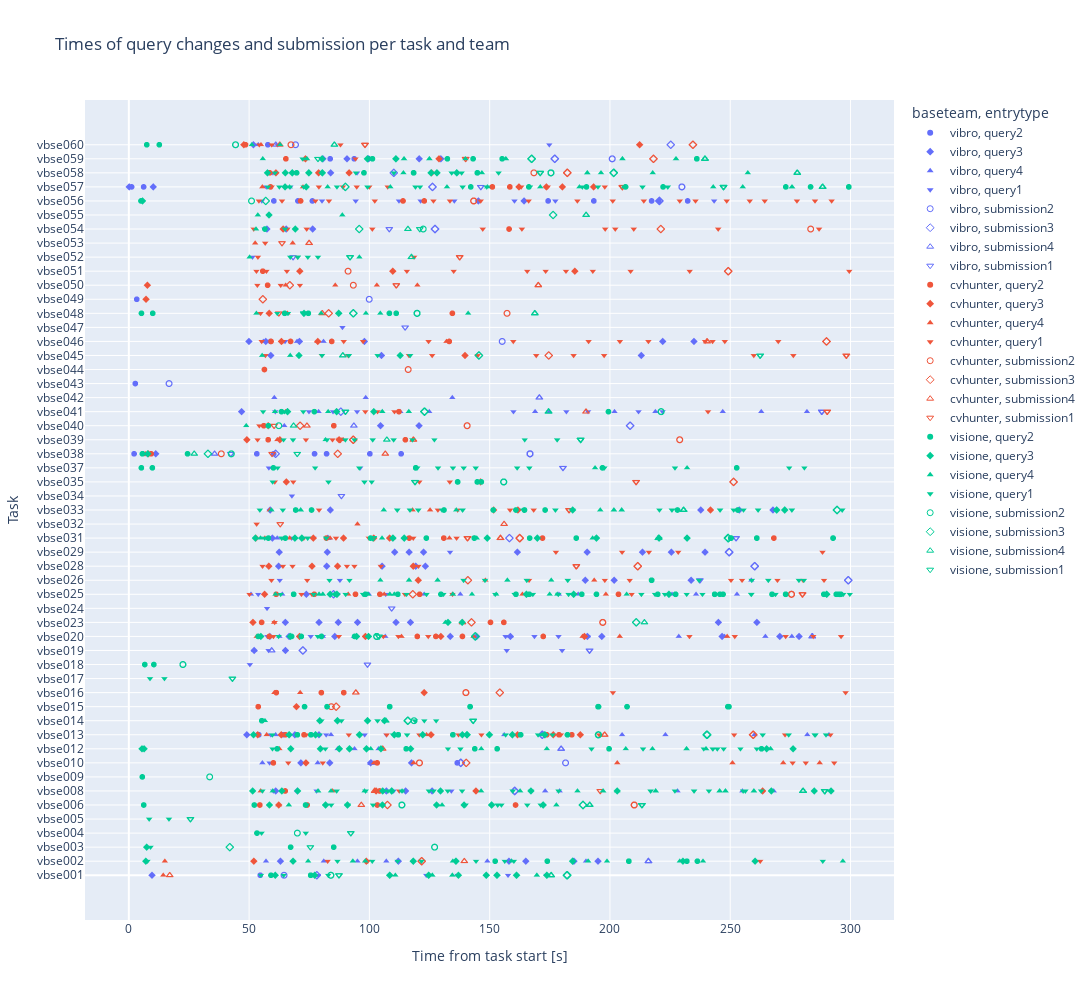

This figure's notebook cell:
### Code cell
scatterplot_times_per_task_team(querychanges)

### Figure 1 — Plotly figure (JSON) as saved in the notebook; plotly's stock layout.template omitted (floating-point values rounded to 4 significant figures; data arrays with more than 128 entries replaced by an {"elided": "..."} marker saying what was removed)
{"data": [{"hovertemplate": "baseteam=vibro<br>entrytype=query2<br>Time from task start [s]=%{x}<br>Task=%{y}<extra></extra>", "legendgroup": "vibro, query2", "marker": {"color": "#636efa", "symbol": "circle"}, "mode": "markers", "name": "vibro, query2", "showlegend": true, "type": "scattergl", "x": [54.63, 136.5, 54.04, 64.04, 2.197, 53.2, 60.2, 77.2, 82.2, 100.2, 113.2, 2.693, 58.93, 3.293, 60.3, 70.3, 76.3, 174.3, 193.3, 217.3, 220.3, 232.3, 1.157, 6.157, 83.7, 93.7, 57.79], "xaxis": "x", "y": [0, 8, 10, 10, 30, 30, 30, 30, 30, 30, 30, 35, 38, 41, 48, 48, 48, 48, 48, 48, 48, 48, 49, 49, 51, 51, 52], "yaxis": "y"}, {"hovertemplate": "baseteam=vibro<br>entrytype=query3<br>Time from task start [s]=%{x}<br>Task=%{y}<extra></extra>", "legendgroup": "vibro, query3", "marker": {"color": "#636efa", "symbol": "diamond"}, "mode": "markers", "name": "vibro, query3", "showlegend": true, "type": "scattergl", "x": [9.633, 63.03, 112.0, 158.0, 165.0, 185.0, 195.0, 61.06, 70.06, 107.1, 115.1, 126.1, 71.52, 83.52, 100.5, 117.5, 49.04, 69.04, 79.04, 52.1, 65.1, 58.61, 66.61, 85.61, 133.6, 144.6, 158.6, 190.6, 196.6, 246.6, 270.6, 278.6, 65.07, 79.07, 87.07, 95.07, 111.1, 117.1, 245.1, 261.1, 73.79, 189.7, 201.7, 233.7, 62.27, 82.27, 105.3, 119.3, 123.3, 62.52, 82.52, 110.5, 116.5, 122.5, 161.5, 190.5, 213.5, 225.5, 239.5, 59.68, 58.75, 83.75, 237.8, 253.8, 267.8, 11.2, 104.6, 120.6, 46.88, 59.02, 105.0, 213.0, 49.93, 56.93, 70.93, 97.93, 221.9, 234.9, 57.41, 65.41, 76.41, 145.3, 164.3, 0.157, 10.16, 83.9, 80.7, 90.7, 99.7, 120.7, 129.7, 51.79], "xaxis": "x", "y": [0, 1, 1, 1, 1, 1, 1, 6, 6, 6, 6, 6, 8, 8, 8, 8, 10, 10, 10, 16, 16, 17, 17, 17, 17, 17, 17, 17, 17, 17, 17, 17, 18, 18, 18, 18, 18, 18, 18, 18, 20, 21, 21, 21, 22, 22, 22, 22, 22, 23, 23, 23, 23, 23, 23, 23, 23, 23, 23, 24, 26, 26, 26, 26, 26, 30, 32, 32, 33, 37, 37, 37, 38, 38, 38, 38, 38, 38, 46, 46, 46, 48, 48, 49, 49, 50, 51, 51, 51, 51, 51, 52], "yaxis": "y"}, {"hovertemplate": "baseteam=vibro<br>entrytype=query4<br>Time from task start [s]=%{x}<br>Task=%{y}<extra></extra>", "legendgroup": "vibro, query4", "marker": {"color": "#636efa", "symbol": "triangle-up"}, "mode": "markers", "name": "vibro, query4", "showlegend": true, "type": "scattergl", "x": [57.03, 81.03, 95.03, 107.0, 149.0, 190.0, 173.1, 179.1, 228.1, 255.1, 268.1, 55.52, 78.52, 86.81, 93.81, 103.8, 53.04, 61.04, 84.04, 156.0, 172.0, 205.0, 223.0, 260.0, 282.0, 291.0, 52.1, 62.61, 80.61, 93.61, 106.6, 158.6, 190.6, 228.6, 247.6, 264.6, 275.6, 50.79, 63.79, 99.79, 122.8, 137.8, 178.8, 186.8, 225.8, 235.8, 252.8, 258.7, 61.68, 6.197, 64.64, 63.88, 78.88, 112.9, 124.9, 168.9, 174.9, 201.9, 218.9, 246.9, 262.9, 281.9, 60.48, 98.47, 134.5, 55.93, 69.93, 80.93, 53.79], "xaxis": "x", "y": [1, 1, 1, 1, 1, 1, 6, 6, 6, 6, 6, 8, 8, 9, 9, 9, 10, 10, 10, 10, 10, 10, 10, 10, 10, 10, 16, 17, 17, 17, 17, 17, 17, 17, 17, 17, 17, 20, 20, 20, 20, 20, 20, 20, 20, 20, 20, 21, 24, 30, 32, 33, 33, 33, 33, 33, 33, 33, 33, 33, 33, 33, 34, 34, 34, 38, 38, 38, 52], "yaxis": "y"}, {"hovertemplate": "baseteam=vibro<br>entrytype=query1<br>Time from task start [s]=%{x}<br>Task=%{y}<extra></extra>", "legendgroup": "vibro, query1", "marker": {"color": "#636efa", "symbol": "triangle-down"}, "mode": "markers", "name": "vibro, query1", "showlegend": true, "type": "scattergl", "x": [78.63, 123.6, 136.6, 157.6, 173.6, 60.06, 78.06, 110.1, 134.1, 58.52, 59.04, 82.04, 98.04, 107.0, 50.32, 58.1, 157.1, 180.1, 57.61, 75.61, 80.61, 156.6, 168.6, 178.6, 190.6, 57.46, 53.79, 86.79, 106.8, 62.74, 87.74, 133.5, 67.68, 76.68, 67.79, 58.2, 96.2, 7.197, 60.88, 74.88, 84.88, 94.88, 159.9, 181.9, 190.9, 211.9, 221.9, 64.93, 88.8, 51.4, 56.41, 55.3, 80.3, 94.3, 112.3, 121.3, 135.3, 160.3, 177.3, 243.3, 57.16, 67.16, 59.9, 94.9, 61.79, 174.8], "xaxis": "x", "y": [0, 0, 0, 0, 0, 6, 6, 6, 6, 8, 10, 10, 10, 10, 15, 16, 16, 16, 17, 17, 17, 17, 17, 17, 17, 19, 20, 20, 20, 21, 21, 23, 24, 24, 27, 29, 29, 30, 33, 33, 33, 33, 33, 33, 33, 33, 33, 38, 39, 44, 46, 48, 48, 48, 48, 48, 48, 48, 48, 48, 49, 49, 50, 50, 52, 52], "yaxis": "y"}, {"hovertemplate": "baseteam=vibro<br>entrytype=submission2<br>Time from task start [s]=%{x}<br>Task=%{y}<extra></extra>", "legendgroup": "vibro, submission2", "marker": {"color": "#636efa", "symbol": "circle-open"}, "mode": "markers", "name": "vibro, submission2", "showlegend": true, "type": "scattergl", "x": [64.52, 181.5, 166.8, 166.8, 166.8, 166.8, 166.8, 166.8, 166.8, 16.72, 155.2, 99.92, 229.9, 229.9, 200.9, 200.9, 69.28], "xaxis": "x", "y": [0, 8, 30, 30, 30, 30, 30, 30, 30, 35, 38, 41, 49, 49, 51, 51, 52], "yaxis": "y"}, {"hovertemplate": "baseteam=vibro<br>entrytype=submission3<br>Time from task start [s]=%{x}<br>Task=%{y}<extra></extra>", "legendgroup": "vibro, submission3", "marker": {"color": "#636efa", "symbol": "diamond-open"}, "mode": "markers", "name": "vibro, submission3", "showlegend": true, "type": "scattergl", "x": [78.16, 160.4, 160.4, 160.4, 160.4, 160.4, 138.0, 138.0, 138.0, 138.0, 171.9, 171.9, 171.9, 72.34, 72.34, 85.11, 299.1, 299.1, 299.1, 260.1, 260.1, 260.1, 260.1, 260.1, 249.5, 249.5, 249.5, 249.5, 249.5, 249.5, 249.5, 249.5, 249.5, 249.5, 158.2, 61.0, 208.4, 208.4, 88.12, 127.3, 127.3, 127.3, 220.5, 220.5, 126.2, 126.2, 110.1, 177.1, 177.1, 177.1, 177.1, 177.1, 225.3], "xaxis": "x", "y": [0, 6, 6, 6, 6, 6, 8, 8, 8, 8, 10, 10, 10, 16, 16, 20, 21, 21, 21, 22, 22, 22, 22, 22, 23, 23, 23, 23, 23, 23, 23, 23, 23, 23, 24, 30, 32, 32, 33, 46, 46, 46, 48, 48, 49, 49, 50, 51, 51, 51, 51, 51, 52], "yaxis": "y"}, {"hovertemplate": "baseteam=vibro<br>entrytype=submission4<br>Time from task start [s]=%{x}<br>Task=%{y}<extra></extra>", "legendgroup": "vibro, submission4", "marker": {"color": "#636efa", "symbol": "triangle-up-open"}, "mode": "markers", "name": "vibro, submission4", "showlegend": true, "type": "scattergl", "x": [216.0, 216.0, 216.0, 216.0, 216.0, 216.0, 100.8, 100.8, 179.7, 179.7, 179.7, 59.39, 284.1, 284.1, 284.1, 284.1, 284.1, 284.1, 284.1, 284.1, 284.1, 284.1, 82.71, 35.64, 93.55, 170.6, 170.6, 170.6, 61.07], "xaxis": "x", "y": [1, 1, 1, 1, 1, 1, 8, 8, 9, 9, 9, 16, 17, 17, 17, 17, 17, 17, 17, 17, 17, 17, 24, 30, 32, 34, 34, 34, 52], "yaxis": "y"}, {"hovertemplate": "baseteam=vibro<br>entrytype=submission1<br>Time from task start [s]=%{x}<br>Task=%{y}<extra></extra>", "legendgroup": "vibro, submission1", "marker": {"color": "#636efa", "symbol": "triangle-down-open"}, "mode": "markers", "name": "vibro, submission1", "showlegend": true, "type": "scattergl", "x": [99.2, 191.5, 191.5, 191.5, 109.3, 237.4, 237.4, 252.4, 252.4, 88.36, 180.5, 180.5, 42.39, 288.1, 288.1, 288.1, 288.1, 288.1, 288.1, 288.1, 288.1, 288.1, 114.8, 68.27, 108.3, 146.3, 146.3], "xaxis": "x", "y": [15, 16, 16, 16, 19, 21, 21, 24, 24, 27, 29, 29, 30, 33, 33, 33, 33, 33, 33, 33, 33, 33, 39, 44, 46, 49, 49], "yaxis": "y"}, {"hovertemplate": "baseteam=cvhunter<br>entrytype=query2<br>Time from task start [s]=%{x}<br>Task=%{y}<extra></extra>", "legendgroup": "cvhunter, query2", "marker": {"color": "#EF553B", "symbol": "circle"}, "mode": "markers", "name": "cvhunter, query2", "showlegend": true, "type": "scattergl", "x": [54.46, 74.11, 103.3, 160.8, 65.01, 104.3, 60.07, 103.2, 65.06, 72.83, 173.7, 178.8, 184.1, 53.81, 61.31, 80.04, 89.35, 58.37, 119.9, 127.6, 138.7, 172.3, 55.2, 150.3, 155.9, 61.24, 77.08, 94.22, 104.4, 120.9, 203.6, 82.14, 116.6, 130.9, 172.0, 268.1, 9.29, 57.93, 115.0, 56.1, 85.21, 112.3, 56.38, 59.11, 67.23, 84.33, 133.2, 134.5, 57.69, 55.69, 158.1, 71.4, 114.0, 122.8, 58.91, 151.1, 158.4, 58.56, 65.28, 48.5], "xaxis": "x", "y": [5, 5, 5, 5, 6, 6, 8, 8, 10, 10, 10, 10, 10, 12, 13, 13, 13, 17, 17, 17, 17, 17, 18, 18, 18, 20, 20, 20, 20, 20, 20, 24, 24, 24, 24, 24, 30, 31, 31, 32, 32, 33, 36, 38, 38, 38, 38, 40, 42, 43, 46, 48, 48, 48, 49, 49, 49, 50, 51, 52], "yaxis": "y"}, {"hovertemplate": "baseteam=cvhunter<br>entrytype=query3<br>Time from task start [s]=%{x}<br>Task=%{y}<extra></extra>", "legendgroup": "cvhunter, query3", "marker": {"color": "#EF553B", "symbol": "diamond"}, "mode": "markers", "name": "cvhunter, query3", "showlegend": true, "type": "scattergl", "x": [51.97, 98.71, 62.33, 102.8, 144.3, 263.5, 73.63, 53.6, 63.36, 125.6, 161.6, 176.4, 187.7, 69.68, 122.8, 70.95, 98.34, 129.7, 189.4, 51.6, 56.44, 120.3, 58.19, 76.14, 86.77, 118.2, 52.76, 76.69, 89.25, 101.8, 108.4, 151.7, 161.7, 241.8, 65.47, 146.2, 8.071, 49.07, 62.79, 87.41, 57.93, 139.7, 63.44, 78.55, 58.34, 7.157, 7.713, 71.08, 109.7, 185.4, 64.15, 162.2, 173.6, 180.2, 193.2, 61.14, 78.89, 91.58, 125.8, 73.43, 128.9, 47.81, 212.3], "xaxis": "x", "y": [1, 1, 5, 6, 6, 6, 8, 10, 10, 10, 10, 10, 10, 12, 13, 17, 17, 17, 17, 18, 20, 21, 22, 22, 22, 22, 24, 24, 24, 24, 24, 26, 26, 26, 28, 28, 30, 31, 31, 31, 32, 37, 38, 38, 40, 41, 42, 43, 43, 43, 46, 49, 49, 49, 49, 50, 50, 50, 50, 51, 51, 52, 52], "yaxis": "y"}, {"hovertemplate": "baseteam=cvhunter<br>entrytype=query4<br>Time from task start [s]=%{x}<br>Task=%{y}<extra></extra>", "legendgroup": "cvhunter, query4", "marker": {"color": "#EF553B", "symbol": "triangle-up"}, "mode": "markers", "name": "cvhunter, query4", "showlegend": true, "type": "scattergl", "x": [14.31, 14.97, 62.33, 54.82, 84.69, 101.9, 118.4, 203.0, 250.9, 272.0, 287.2, 62.58, 57.31, 123.8, 60.51, 71.22, 53.17, 113.3, 143.3, 188.6, 204.1, 248.7, 60.4, 91.19, 106.2, 134.5, 163.6, 198.3, 148.2, 193.5, 56.56, 66.87, 83.65, 109.8, 133.3, 95.05, 58.62, 117.9, 125.2, 6.829, 61.73, 89.09, 56.39, 65.14, 78.41, 132.0, 65.92, 65.2, 85.81, 103.1, 120.0, 52.52, 68.12, 55.51, 72.4, 54.93], "xaxis": "x", "y": [0, 1, 5, 6, 6, 8, 8, 8, 8, 8, 8, 9, 10, 10, 13, 13, 17, 17, 17, 17, 17, 17, 18, 20, 20, 20, 20, 20, 21, 21, 24, 24, 24, 24, 24, 25, 26, 26, 26, 30, 31, 31, 32, 33, 38, 38, 40, 42, 42, 42, 42, 45, 45, 49, 49, 52], "yaxis": "y"}, {"hovertemplate": "baseteam=cvhunter<br>entrytype=query1<br>Time from task start [s]=%{x}<br>Task=%{y}<extra></extra>", "legendgroup": "cvhunter, query1", "marker": {"color": "#EF553B", "symbol": "triangle-down"}, "mode": "markers", "name": "cvhunter, query1", "showlegend": true, "type": "scattergl", "x": {"elided": "182 float values"}, "xaxis": "x", "y": {"elided": "182 int values"}, "yaxis": "y"}, {"hovertemplate": "baseteam=cvhunter<br>entrytype=submission2<br>Time from task start [s]=%{x}<br>Task=%{y}<extra></extra>", "legendgroup": "cvhunter, submission2", "marker": {"color": "#EF553B", "symbol": "circle-open"}, "mode": "markers", "name": "cvhunter, submission2", "showlegend": true, "type": "scattergl", "x": [210.1, 210.1, 210.1, 210.1, 120.8, 120.8, 84.18, 140.1, 140.1, 140.1, 197.0, 197.0, 197.0, 275.4, 275.4, 275.4, 275.4, 275.4, 275.4, 38.44, 229.0, 229.0, 140.6, 140.6, 116.1, 157.2, 93.31, 91.13, 283.4, 143.4, 143.4, 143.4, 168.4, 67.4], "xaxis": "x", "y": [5, 5, 5, 5, 8, 8, 12, 13, 13, 13, 18, 18, 18, 20, 20, 20, 20, 20, 20, 30, 31, 31, 32, 32, 36, 40, 42, 43, 46, 48, 48, 48, 50, 52], "yaxis": "y"}, {"hovertemplate": "baseteam=cvhunter<br>entrytype=submission3<br>Time from task start [s]=%{x}<br>Task=%{y}<extra></extra>", "legendgroup": "cvhunter, submission3", "marker": {"color": "#EF553B", "symbol": "diamond-open"}, "mode": "markers", "name": "cvhunter, submission3", "showlegend": true, "type": "scattergl", "x": [121.7, 121.7, 107.5, 140.2, 259.5, 259.5, 259.5, 259.5, 259.5, 259.5, 86.18, 154.2, 142.4, 118.0, 140.9, 211.5, 211.5, 211.5, 211.5, 162.5, 162.5, 162.5, 162.5, 162.5, 251.4, 251.4, 86.83, 93.29, 93.29, 93.29, 71.2, 174.5, 290.0, 290.0, 83.07, 55.71, 66.92, 249.2, 249.2, 249.2, 221.1, 182.3, 182.3, 182.3, 182.3, 218.1, 218.1, 234.5, 234.5], "xaxis": "x", "y": [1, 1, 5, 8, 10, 10, 10, 10, 10, 10, 12, 13, 18, 20, 21, 22, 22, 22, 22, 24, 24, 24, 24, 24, 28, 28, 30, 31, 31, 31, 32, 37, 38, 38, 40, 41, 42, 43, 43, 43, 46, 50, 50, 50, 50, 51, 51, 52, 52], "yaxis": "y"}, {"hovertemplate": "baseteam=cvhunter<br>entrytype=submission4<br>Time from task start [s]=%{x}<br>Task=%{y}<extra></extra>", "legendgroup": "cvhunter, submission4", "marker": {"color": "#EF553B", "symbol": "triangle-up-open"}, "mode": "markers", "name": "cvhunter, submission4", "showlegend": true, "type": "scattergl", "x": [17, 139.5, 96.64, 102.2, 102.2, 105.5, 197.8, 197.8, 94.37, 94.37, 138.7, 154.5, 154.5, 154.5, 154.5, 154.5, 156.0, 106.6, 118.3, 118.3, 74.03, 190.0, 240.4, 240.4, 80.4, 170.2, 170.2, 170.2, 170.2, 74.93, 74.93, 62.75], "xaxis": "x", "y": [0, 1, 5, 6, 6, 9, 10, 10, 13, 13, 18, 24, 24, 24, 24, 24, 25, 30, 31, 31, 32, 33, 38, 38, 40, 42, 42, 42, 42, 45, 45, 52], "yaxis": "y"}, {"hovertemplate": "baseteam=cvhunter<br>entrytype=submission1<br>Time from task start [s]=%{x}<br>Task=%{y}<extra></extra>", "legendgroup": "cvhunter, submission1", "marker": {"color": "#EF553B", "symbol": "triangle-down-open"}, "mode": "markers", "name": "cvhunter, submission1", "showlegend": true, "type": "scattergl", "x": [196.0, 280.0, 280.0, 280.0, 280.0, 280.0, 280.0, 280.0, 186.0, 186.0, 186.0, 186.0, 186.0, 186.0, 186.0, 140.8, 140.8, 140.8, 140.8, 140.8, 140.8, 140.8, 62.95, 183.0, 183.0, 183.0, 183.0, 183.0, 210.9, 210.9, 210.9, 210.9, 59.55, 87.85, 87.85, 87.85, 60.39, 290.3, 290.3, 290.3, 290.3, 298.2, 298.2, 298.2, 298.2, 298.2, 298.2, 298.2, 298.2, 298.2, 298.2, 298.2, 62.36, 111.2, 111.2, 111.2, 137.5, 137.5, 137.5, 63.67, 205.2, 205.2, 205.2, 205.2, 205.2, 205.2, 205.2, 205.2, 205.2, 140.0, 140.0, 98.17, 98.17, 98.17, 98.17], "xaxis": "x", "y": [6, 20, 20, 20, 20, 20, 20, 20, 22, 22, 22, 22, 22, 22, 22, 24, 24, 24, 24, 24, 24, 24, 25, 26, 26, 26, 26, 26, 28, 28, 28, 28, 30, 31, 31, 31, 32, 33, 33, 33, 33, 37, 37, 37, 37, 37, 37, 37, 37, 37, 37, 37, 40, 42, 42, 42, 44, 44, 44, 45, 49, 49, 49, 49, 49, 49, 49, 49, 49, 51, 51, 52, 52, 52, 52], "yaxis": "y"}, {"hovertemplate": "baseteam=visione<br>entrytype=query2<br>Time from task start [s]=%{x}<br>Task=%{y}<extra></extra>", "legendgroup": "visione, query2", "marker": {"color": "#00cc96", "symbol": "circle"}, "mode": "markers", "name": "visione, query2", "showlegend": true, "type": "scattergl", "x": {"elided": "164 float values"}, "xaxis": "x", "y": {"elided": "164 int values"}, "yaxis": "y"}, {"hovertemplate": "baseteam=visione<br>entrytype=query3<br>Time from task start [s]=%{x}<br>Task=%{y}<extra></extra>", "legendgroup": "visione, query3", "marker": {"color": "#00cc96", "symbol": "diamond"}, "mode": "markers", "name": "visione, query3", "showlegend": true, "type": "scattergl", "x": {"elided": "168 float values"}, "xaxis": "x", "y": {"elided": "168 int values"}, "yaxis": "y"}, {"hovertemplate": "baseteam=visione<br>entrytype=query4<br>Time from task start [s]=%{x}<br>Task=%{y}<extra></extra>", "legendgroup": "visione, query4", "marker": {"color": "#00cc96", "symbol": "triangle-up"}, "mode": "markers", "name": "visione, query4", "showlegend": true, "type": "scattergl", "x": {"elided": "160 float values"}, "xaxis": "x", "y": {"elided": "160 int values"}, "yaxis": "y"}, {"hovertemplate": "baseteam=visione<br>entrytype=query1<br>Time from task start [s]=%{x}<br>Task=%{y}<extra></extra>", "legendgroup": "visione, query1", "marker": {"color": "#00cc96", "symbol": "triangle-down"}, "mode": "markers", "name": "visione, query1", "showlegend": true, "type": "scattergl", "x": {"elided": "310 float values"}, "xaxis": "x", "y": {"elided": "310 int values"}, "yaxis": "y"}, {"hovertemplate": "baseteam=visione<br>entrytype=submission2<br>Time from task start [s]=%{x}<br>Task=%{y}<extra></extra>", "legendgroup": "visione, submission2", "marker": {"color": "#00cc96", "symbol": "circle-open"}, "mode": "markers", "name": "visione, submission2", "showlegend": true, "type": "scattergl", "x": [83.98, 83.98, 83.98, 127.1, 127.1, 70.06, 113.5, 113.5, 113.5, 195.2, 195.2, 195.2, 195.2, 195.2, 195.2, 195.2, 195.2, 195.2, 195.2, 195.2, 118.6, 22.49, 22.49, 103.0, 103.0, 103.0, 103.0, 103.0, 155.8, 155.8, 155.8, 155.8, 155.8, 42.59, 42.59, 62.35, 221.3, 221.3, 221.3, 119.8, 119.8, 119.8, 119.8, 119.8, 119.8, 122.4, 51.01, 175.5, 175.5, 175.5, 175.5, 175.5, 175.5, 44.37, 44.37, 33.61], "xaxis": "x", "y": [0, 0, 0, 2, 2, 3, 5, 5, 5, 10, 10, 10, 10, 10, 10, 10, 10, 10, 10, 10, 11, 15, 15, 17, 17, 17, 17, 17, 28, 28, 28, 28, 28, 30, 30, 32, 33, 33, 33, 40, 40, 40, 40, 40, 40, 46, 48, 50, 50, 50, 50, 50, 50, 52, 52, 7], "yaxis": "y"}, {"hovertemplate": "baseteam=visione<br>entrytype=submission3<br>Time from task start [s]=%{x}<br>Task=%{y}<extra></extra>", "legendgroup": "visione, submission3", "marker": {"color": "#00cc96", "symbol": "diamond-open"}, "mode": "markers", "name": "visione, submission3", "showlegend": true, "type": "scattergl", "x": [182.2, 182.2, 182.2, 182.2, 182.2, 182.2, 182.2, 182.2, 182.2, 182.2, 182.2, 182.2, 182.2, 182.2, 182.2, 41.96, 188.8, 188.8, 188.8, 188.8, 188.8, 188.8, 188.8, 188.8, 188.8, 188.8, 188.8, 188.8, 240.3, 240.3, 240.3, 240.3, 240.3, 240.3, 240.3, 240.3, 240.3, 240.3, 240.3, 240.3, 240.3, 240.3, 240.3, 240.3, 240.3, 240.3, 240.3, 240.3, 240.3, 240.3, 116.0, 116.0, 116.0, 116.0, 116.0, 116.0, 144.0, 144.0, 144.0, 144.0, 210.9, 210.9, 249.1, 249.1, 249.1, 249.1, 249.1, 249.1, 249.1, 249.1, 249.1, 249.1, 249.1, 249.1, 249.1, 249.1, 249.1, 249.1, 249.1, 249.1, 249.1, 294.4, 294.4, 294.4, 294.4, 294.4, 32.88, 122.9, 122.9, 122.9, 122.9, 122.9, 145.5, 145.5, 93.33, 93.33, 93.33, 95.77, 176.4, 56.91, 90, 90, 201.6, 201.6, 201.6, 201.6, 201.6, 201.6, 201.6, 201.6, 201.6, 201.6, 201.6, 201.6, 201.6, 201.6, 167.4, 167.4, 167.4, 167.4, 167.4], "xaxis": "x", "y": [0, 0, 0, 0, 0, 0, 0, 0, 0, 0, 0, 0, 0, 0, 0, 2, 5, 5, 5, 5, 5, 5, 5, 5, 5, 5, 5, 5, 10, 10, 10, 10, 10, 10, 10, 10, 10, 10, 10, 10, 10, 10, 10, 10, 10, 10, 10, 10, 10, 10, 11, 11, 11, 11, 11, 11, 17, 17, 17, 17, 18, 18, 24, 24, 24, 24, 24, 24, 24, 24, 24, 24, 24, 24, 24, 24, 24, 24, 24, 24, 24, 26, 26, 26, 26, 26, 30, 33, 33, 33, 33, 33, 37, 37, 40, 40, 40, 46, 47, 48, 49, 49, 50, 50, 50, 50, 50, 50, 50, 50, 50, 50, 50, 50, 50, 50, 51, 51, 51, 51, 51], "yaxis": "y"}, {"hovertemplate": "baseteam=visione<br>entrytype=submission4<br>Time from task start [s]=%{x}<br>Task=%{y}<extra></extra>", "legendgroup": "visione, submission4", "marker": {"color": "#00cc96", "symbol": "triangle-up-open"}, "mode": "markers", "name": "visione, submission4", "showlegend": true, "type": "scattergl", "x": [175.5, 175.5, 175.5, 175.5, 175.5, 175.5, 175.5, 191.6, 191.6, 191.6, 191.6, 280.3, 280.3, 280.3, 280.3, 280.3, 280.3, 280.3, 280.3, 280.3, 280.3, 280.3, 280.3, 280.3, 280.3, 280.3, 280.3, 280.3, 280.3, 280.3, 280.3, 106.8, 214.3, 220.2, 220.2, 220.2, 220.2, 230.6, 230.6, 230.6, 230.6, 230.6, 230.6, 230.6, 230.6, 230.6, 230.6, 27.18, 107.3, 68.48, 174.5, 174.5, 174.5, 174.5, 174.5, 174.5, 88.96, 88.96, 168.8, 168.8, 168.8, 168.8, 168.8, 117.5, 117.5, 116.0, 190.1, 190.1, 288.4, 288.4, 288.4, 288.4, 288.4, 288.4, 288.4, 288.4, 288.4, 288.4, 288.4, 288.4, 277.9, 277.9, 277.9, 277.9, 277.9, 277.9, 277.9, 277.9, 239.5, 239.5, 239.5, 239.5, 239.5, 239.5, 239.5, 239.5, 239.5, 239.5, 239.5, 239.5, 239.5, 239.5, 239.5, 239.5, 85.44, 85.44], "xaxis": "x", "y": [0, 0, 0, 0, 0, 0, 0, 5, 5, 5, 5, 6, 6, 6, 6, 6, 6, 6, 6, 6, 6, 6, 6, 6, 6, 6, 6, 6, 6, 6, 6, 11, 18, 24, 24, 24, 24, 26, 26, 26, 26, 26, 26, 26, 26, 26, 26, 30, 31, 32, 33, 33, 33, 33, 33, 33, 37, 37, 40, 40, 40, 40, 40, 44, 44, 46, 47, 47, 49, 49, 49, 49, 49, 49, 49, 49, 49, 49, 49, 49, 50, 50, 50, 50, 50, 50, 50, 50, 51, 51, 51, 51, 51, 51, 51, 51, 51, 51, 51, 51, 51, 51, 51, 51, 52, 52], "yaxis": "y"}, {"hovertemplate": "baseteam=visione<br>entrytype=submission1<br>Time from task start [s]=%{x}<br>Task=%{y}<extra></extra>", "legendgroup": "visione, submission1", "marker": {"color": "#00cc96", "symbol": "triangle-down-open"}, "mode": "markers", "name": "visione, submission1", "showlegend": true, "type": "scattergl", "x": {"elided": "149 float values"}, "xaxis": "x", "y": {"elided": "149 int values"}, "yaxis": "y"}], "layout": {"height": 1000, "legend": {"title": {"text": "baseteam, entrytype"}, "tracegroupgap": 0}, "title": {"text": "Times of query changes and submission per task and team"}, "width": 1600, "xaxis": {"anchor": "y", "autorange": true, "domain": [0, 1], "range": [-17.58, 317.4], "title": {"text": "Time from task start [s]"}, "type": "linear"}, "yaxis": {"anchor": "x", "autorange": true, "domain": [0, 1], "range": [-3.185, 55.19], "tickmode": "array", "ticktext": ["vbse001", "vbse002", "vbse003", "vbse004", "vbse005", "vbse006", "vbse008", "vbse009", "vbse010", "vbse012", "vbse013", "vbse014", "vbse015", "vbse016", "vbse017", "vbse018", "vbse019", "vbse020", "vbse023", "vbse024", "vbse025", "vbse026", "vbse028", "vbse029", "vbse031", "vbse032", "vbse033", "vbse034", "vbse035", "vbse037", "vbse038", "vbse039", "vbse040", "vbse041", "vbse042", "vbse043", "vbse044", "vbse045", "vbse046", "vbse047", "vbse048", "vbse049", "vbse050", "vbse051", "vbse052", "vbse053", "vbse054", "vbse055", "vbse056", "vbse057", "vbse058", "vbse059", "vbse060"], "tickvals": [0, 1, 2, 3, 4, 5, 6, 7, 8, 9, 10, 11, 12, 13, 14, 15, 16, 17, 18, 19, 20, 21, 22, 23, 24, 25, 26, 27, 28, 29, 30, 31, 32, 33, 34, 35, 36, 37, 38, 39, 40, 41, 42, 43, 44, 45, 46, 47, 48, 49, 50, 51, 52], "title": {"text": "Task"}, "type": "linear"}}}
